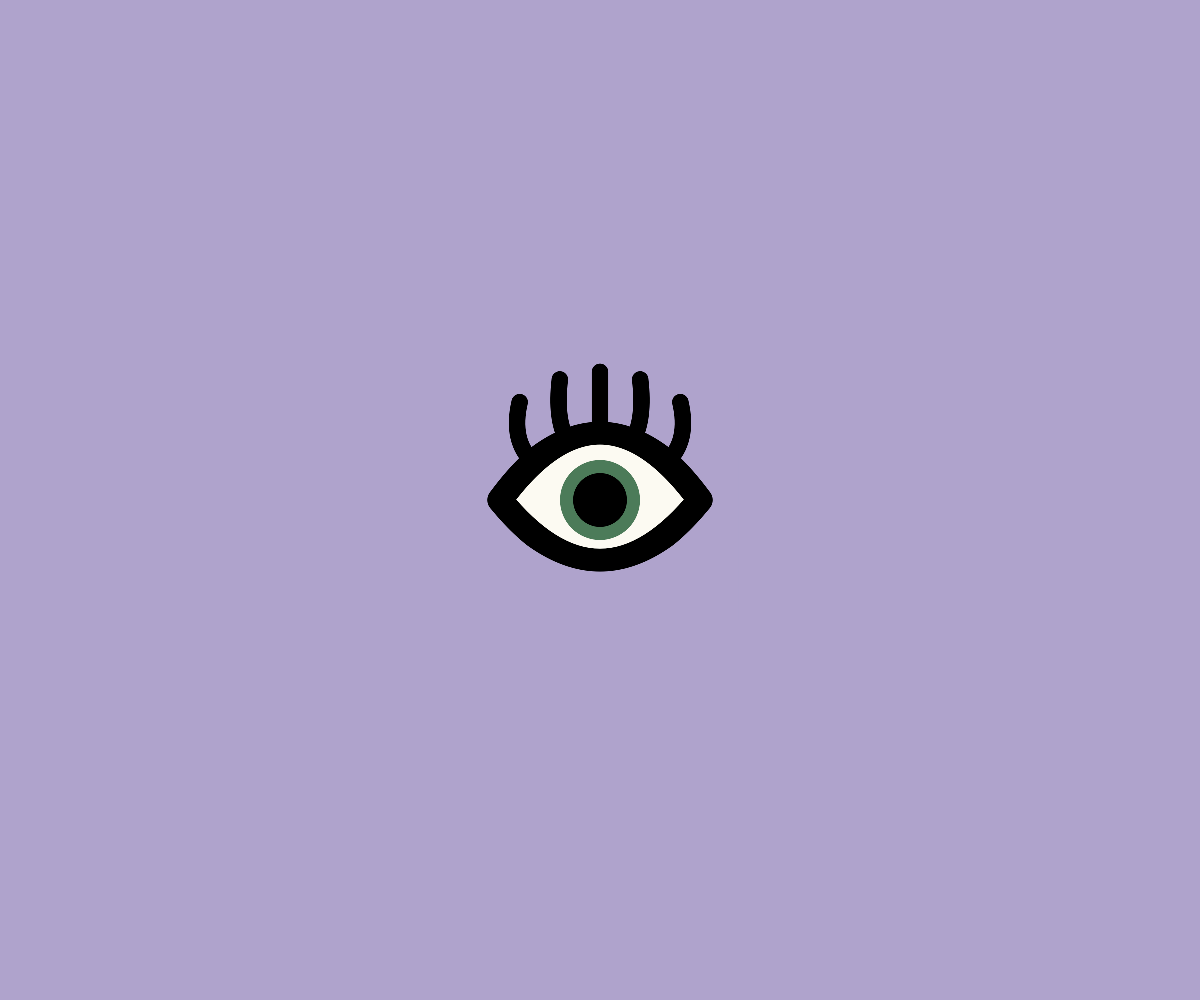
Frame 1 (no input)
Frame 60 (no input): identical to frame 1, image omitted
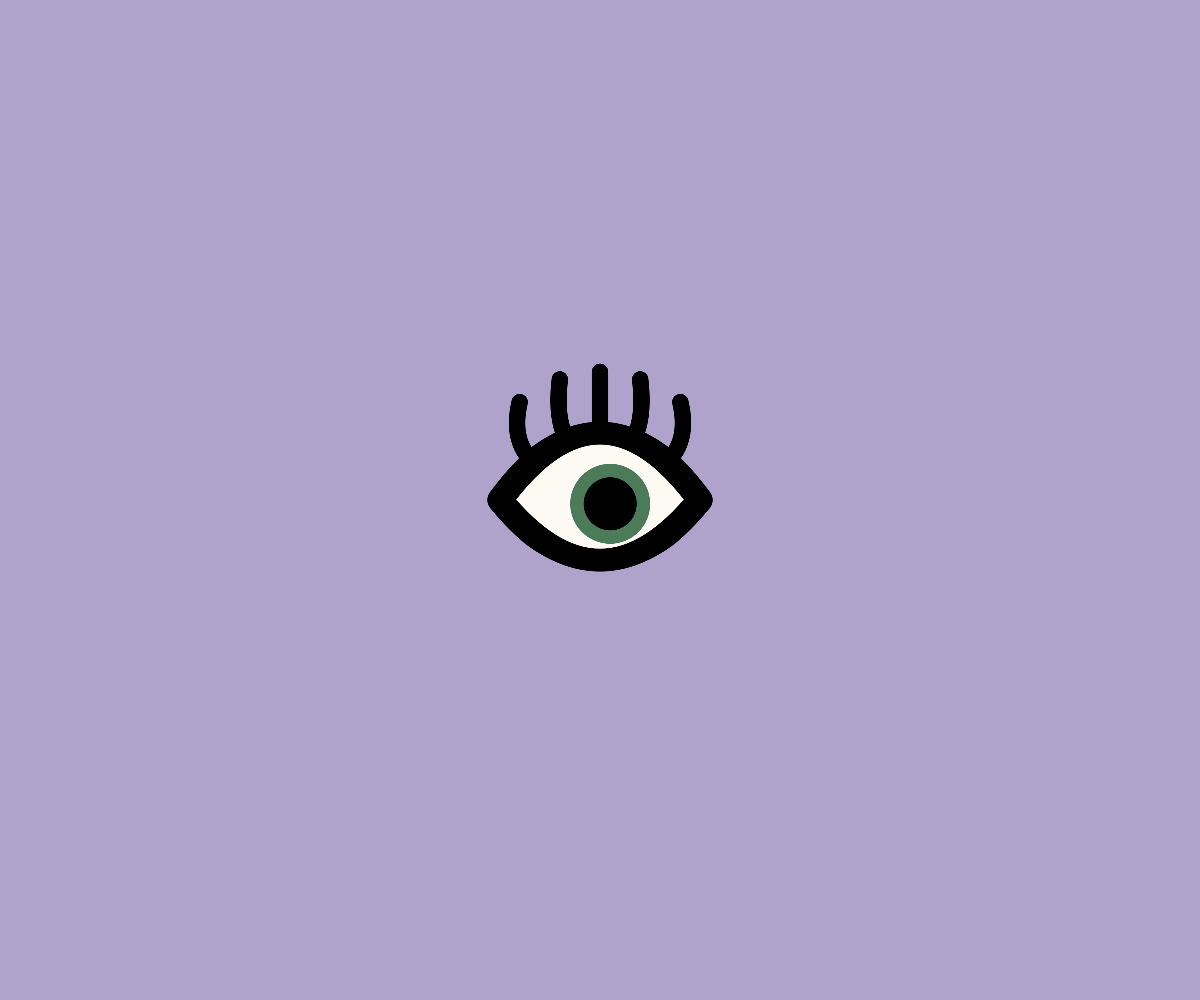
Frame 120 (the mouse pressed at the canvas centre since frame 60)

The p5.js sketch that drew these frames (run headless with seeded random() and noise() and a simulated clock; from frame 60 on, the mouse is pressed at the canvas centre):

// p5.js sketch
// ── sketch.js
/* ---------- sketch.js ---------- */
let eyes = []
let nextSpawn = 0
let spawningOff = false

const MAX_TRIES = 1000
const BASE_RADIUS = 120
const SPAWN_WAIT = [1000, 7000]

let BG_COLOR
const EYE_WHITE_COLOR = "#fcfaf2"

const MIN_MINOR_SCALE = 0.175
const MAX_MINOR_SCALE = 0.4

function setup() {
    createCanvas(windowWidth, windowHeight)
    strokeCap(ROUND)
    pixelDensity(4)
    frameRate(60)

    colorMode(HSB, 360, 100, 100, 100)
    BG_COLOR = color(random(0, 360), 20, 80)

    eyes.push(new Eye(width / 2, height / 2))
    nextSpawn = millis() + random(...SPAWN_WAIT)
}

function draw() {
    background(BG_COLOR)

    /* cursor change if over any eye */
    let over = false
    for (const e of eyes) {
        if (e.isInside(mouseX, mouseY)) {
            over = true
            break
        }
    }
    cursor(over ? HAND : ARROW)

    /* draw all eyes */
    for (const e of eyes) e.draw()

    /* timed spawning */
    if (!spawningOff && millis() > nextSpawn) trySpawnEye()
}

/* ---------- spawn helpers ---------- */
function trySpawnEye() {
    for (let t = 0; t < MAX_TRIES; t++) {
        const scl = random(MIN_MINOR_SCALE, MAX_MINOR_SCALE)
        const margin = BASE_RADIUS * scl * 0.8

        const cx = random(-margin, width + margin)
        const cy = random(-margin, height + margin)

        if (nonOverlap(cx, cy, scl)) {
            eyes.push(new Eye(cx, cy, scl))
            nextSpawn = millis() + random(...SPAWN_WAIT)
            return
        }
    }
    spawningOff = true
}

function nonOverlap(cx, cy, scl) {
    const rNew = BASE_RADIUS * scl
    return eyes.every(
        (e) => dist(cx, cy, e.cx, e.cy) >= rNew + BASE_RADIUS * e.scale * 1.3
    )
}

/* ---------- events ---------- */
function mouseReleased() {
    for (const e of eyes) if (e.isInside(mouseX, mouseY)) e.reset()
}

function touchEnded() {
    for (const e of eyes) if (e.isInside(mouseX, mouseY)) e.reset()
    return false
}

function windowResized() {
    resizeCanvas(windowWidth, windowHeight)
}

// ── eye.js
// 20 px wider than the eye and ±100 px vertical buffer
const H_MARGIN = 18
const V_MARGIN = 120

const BLINK_BUFFER = 600 // ms away from any blink

// pupil parameters
const PUPIL_MIN = 20
const PUPIL_MAX = 70
const PUPIL_CONSTRICT_SPEED = 0.1
const PUPIL_DILATE_SPEED = 0.03

// palette
const EYE_COLORS = [
    "#29363f",
    "#32608e",
    "#517590",
    "#6190b8",
    "#6aa4bb",
    "#576b94",
    "#6994a6",
    "#769aac",
    "#a0c5d2",
    "#c3eaf2",
    "#3a3e33",
    "#495032",
    "#656c50",
    "#7a7a53",
    "#a8b38b",
    "#506150",
    "#687752",
    "#778267",
    "#b3cab4",
    "#9da890",
    "#5b431e",
    "#7a4f14",
    "#845e39",
    "#754024",
    "#8b5322",
    "#ab6e41",
    "#5f403a",
    "#5a352d",
    "#503018",
    "#3f261a",
    "#102c40",
    "#1b3d4d",
    "#2f536b",
    "#4d6d88",
    "#8db1c5",
    "#d1e5ee",
    "#2c3f34",
    "#3c5f45",
    "#4c7b59",
    "#5f926c",
    "#769d7c",
    "#8fb296",
    "#b9d0bd",
    "#a57f37",
    "#85602b",
    "#6c4c27",
    "#4a3320",
    "#312214",
    "#7c6f62",
    "#9f9d91",
    "#c5c3b9",
]

/* ---------- Eye class ---------- */
class Eye {
    constructor(cx, cy, scl = 1) {
        this.cx = cx
        this.cy = cy
        this.scale = scl
        this.reset()

        this.pX = this.cx
        this.pY = this.cy

        /* ---------- mouse-init ---------- */
        this.lastMouseX = mouseX
        this.lastMouseY = mouseY
        this.hasInitMouse = false
        this.lastMoveTime = 0

        /* ---------- idle ---------- */
        this.idleTarget = { x: this.cx, y: this.cy }
        this.nextIdleTargetTime = 0

        this.jitterOffset = { x: 0, y: 0 }
        this.nextJitterTime = 0

        this.idleDelay = random(2500, 4000)
        this.eyeMomentum = random(0.15, 0.25)
    }

    reset() {
        this.blinkProg = 0
        this.lastBlink = millis()
        this.nextDelay = random(2000, 6000)

        this.irisColor = color(random(EYE_COLORS))
        this.eyeLidStrokeWeight = random(15, 45)
        this.eyeLidMaskWidthOffset = min(
            random(5, 30),
            this.eyeLidStrokeWeight - 5
        )
        this.eyeLidMaskHeightOffset = min(
            random(10, 50),
            this.eyeLidStrokeWeight - 5
        )
        this.eyeLashCount = random() > 0.025 ? int(random(7, 11)) : 0
        this.eyeLashSweep = random(50, 120)
        this.eyeLidTopFactor = random(115, 160)
        this.eyeLidBottomFactor = random(95, 135)

        this.pupilDiameter = random(PUPIL_MIN + 10, PUPIL_MAX - 10)
        this.pupilPulse = 0
    }

    /* ---- per-frame update ---- */
    draw() {
        push()
        translate(this.cx, this.cy)
        scale(this.scale)
        translate(-this.cx, -this.cy)

        const open = this.calculateOpenness()
        this.drawEye(open)

        pop()
    }

    /* ---- blinking ---- */
    calculateOpenness(blinkSpeed = 0.1) {
        const now = millis()

        /* ---------- ensure idle start ---------- */
        if (this.blinkProg === undefined) this.blinkProg = 0
        if (this.lastBlink === undefined) this.lastBlink = now
        if (this.nextDelay === undefined) this.nextDelay = random(2000, 6000)

        /* ---------- first idle target straight ahead ---------- */
        if (this.idleTarget === undefined)
            this.idleTarget = createVector(width / 2, height / 2)

        /* ---------- normal blink ---------- */
        let o = 1
        if (this.blinkProg > 0) {
            this.blinkProg += blinkSpeed
            o =
                this.blinkProg < 0.5
                    ? map(this.blinkProg, 0, 0.5, 1, 0)
                    : map(this.blinkProg, 0.5, 1, 0, 1)
            if (this.blinkProg >= 1) this.blinkProg = 0
        } else if (now - this.lastBlink > this.nextDelay) {
            this.blinkProg = 0.01
            this.lastBlink = now
            this.nextDelay = random(2000, 6000)
        }

        /* ---------- scheduled squint ---------- */
        if (this.nextSquint === undefined)
            this.nextSquint = now + random(10000, 50000)

        const nextBlinkTime = this.lastBlink + this.nextDelay
        const blinkSafe =
            now - this.lastBlink > BLINK_BUFFER &&
            nextBlinkTime - now > BLINK_BUFFER

        if (!this.inSquint && blinkSafe && now >= this.nextSquint) {
            this.inSquint = true
            this.squintStart = now
            this.closeDur = 90
            this.holdDur = random(1000, 4000)
            this.openDur = 80
            this.squintTotal = this.closeDur + this.holdDur + this.openDur
        }

        /* openness from squint */
        let s = 1
        if (this.inSquint) {
            const t = now - this.squintStart
            if (t < this.closeDur) {
                // closing
                s = 1 - 0.2 * (t / this.closeDur) // 1 → 0.8
            } else if (t < this.closeDur + this.holdDur) {
                // hold
                s = 0.8
            } else if (t < this.squintTotal) {
                // opening
                const p = (t - this.closeDur - this.holdDur) / this.openDur
                s = 0.8 + 0.2 * p // 0.8 → 1
            } else {
                // done
                this.inSquint = false
                this.nextSquint = now + random(5000, 10000)
                s = 1
            }
        }

        return min(o, s) // use smaller of blink or squint openness
    }

    /* ---- pupil dynamics ---- */
    updatePupilDiameter(speed, stimulus) {
        if (stimulus) {
            this.pupilPulse = random(-8, 12)
        } else {
            this.pupilPulse *= 0.9
        }

        const speedNorm = constrain(speed / 25, 0, 1)
        const speedTarget = lerp(this.pupilDiameter, PUPIL_MAX, speedNorm)
        const target = constrain(
            speedTarget + this.pupilPulse,
            PUPIL_MIN,
            PUPIL_MAX
        )

        if (this.pupilDiameter > target) {
            this.pupilDiameter -=
                (this.pupilDiameter - target) * PUPIL_CONSTRICT_SPEED
        } else {
            this.pupilDiameter +=
                (target - this.pupilDiameter) * PUPIL_DILATE_SPEED
        }
        return this.pupilDiameter
    }

    pupilTarget() {
        const rx = 80,
            ry = 65,
            sens = 0.7,
            now = millis()
        let stimulus = false

        /* 1 ▸ detect mouse movement --------------------------------------- */
        if (!this.hasInitMouse) {
            // ➌ first frame:
            this.lastMouseX = mouseX //    take a snapshot
            this.lastMouseY = mouseY
            this.hasInitMouse = true
        } else if (
            // thereafter:
            dist(mouseX, mouseY, this.lastMouseX, this.lastMouseY) > 3
        ) {
            this.lastMouseX = mouseX
            this.lastMouseY = mouseY
            this.lastMoveTime = now
            this.idleTarget = null
            this.idleDelay = random(2500, 4000) // reset random delay
            stimulus = true
        }

        /* 2 ▸ idle roaming ----------------------------------------------- */
        if (now - this.lastMoveTime > this.idleDelay) {
            if (!this.idleTarget || now > this.nextIdleTargetTime) {
                const a = random(TWO_PI),
                    r = pow(random(), 2) * 0.8
                this.idleTarget = {
                    x: this.cx + cos(a) * rx * r,
                    y: this.cy + sin(a) * ry * r * 0.3,
                }
                this.nextIdleTargetTime = now + random(800, 1800)
                stimulus = true
            }
        }

        /* 3 ▸ choose target ---------------------------------------------- */
        let dx = 0,
            dy = 0
        if (this.idleTarget) {
            dx = this.idleTarget.x - this.cx
            dy = this.idleTarget.y - this.cy
        } else if (this.lastMoveTime > 0) {
            let nx = ((mouseX - this.cx) / (width / 2)) * sens
            let ny = ((mouseY - this.cy) / (height / 2)) * sens
            dx = nx * rx
            dy = ny * ry

            /* micro-jitter */
            if (now > this.nextJitterTime) {
                const a = random(TWO_PI),
                    r = pow(random(), 2) * 0.2
                this.jitterOffset.x = cos(a) * rx * r
                this.jitterOffset.y = sin(a) * ry * r
                this.nextJitterTime = now + random(1000, 3000)
                stimulus = true
            }
            dx += this.jitterOffset.x
            dy += this.jitterOffset.y

            /* keep inside ellipse */
            const t2 = (dx * dx) / (rx * rx) + (dy * dy) / (ry * ry)
            if (t2 > 1) {
                const k = 1 / Math.sqrt(t2)
                dx *= k
                dy *= k
            }
        }

        return { x: this.cx + dx, y: this.cy + dy, stimulus }
    }

    drawPupil() {
        const { x: tx, y: ty, stimulus } = this.pupilTarget()
        const prevX = this.pX,
            prevY = this.pY
        this.pX += (tx - this.pX) * this.eyeMomentum
        this.pY += (ty - this.pY) * this.eyeMomentum

        const speed = dist(prevX, prevY, this.pX, this.pY)
        const d = this.updatePupilDiameter(speed, stimulus)

        noStroke()
        fill(this.irisColor)
        circle(this.pX, this.pY, 80)
        fill(0)
        circle(this.pX, this.pY, d)
    }

    /* ---- lids & lashes ---- */
    drawEye(open) {
        const cx = this.cx,
            cy = this.cy
        const upPadX = this.eyeLidMaskWidthOffset,
            upPadY = this.eyeLidMaskHeightOffset
        const upStartX = cx - 100,
            upEndX = cx + 100
        const upArcH = open * this.eyeLidTopFactor
        const upMaskStartX = upStartX - upPadX,
            upMaskEndX = upEndX + upPadX
        const upMaskArcH = upArcH + upPadY

        const lowPadX = this.eyeLidMaskWidthOffset,
            lowPadY = this.eyeLidMaskHeightOffset
        const lowStartX = cx - 100,
            lowEndX = cx + 100
        const lowArcH = open * -this.eyeLidBottomFactor
        const lowMaskStartX = lowStartX - lowPadX,
            lowMaskEndX = lowEndX + lowPadX
        const lowMaskArcH = lowArcH - lowPadY

        push()
        strokeCap(SQUARE)

        /* FULL EYE WHITES */
        noStroke()
        fill(EYE_WHITE_COLOR)
        beginShape()
        vertex(upStartX, cy)
        quadraticVertex(cx, cy - upArcH, upEndX, cy)
        quadraticVertex(cx, cy - lowArcH, lowStartX, cy)
        endShape(CLOSE)

        this.drawPupil(open)

        /* upper & lower lid strokes */
        noFill()
        stroke(0)
        strokeWeight(this.eyeLidStrokeWeight)
        beginShape()
        vertex(upStartX, cy)
        quadraticVertex(cx, cy - upArcH, upEndX, cy)
        endShape()
        beginShape()
        vertex(lowStartX, cy)
        quadraticVertex(cx, cy - lowArcH, lowEndX, cy)
        endShape()
        noStroke()
        fill(0)
        circle(upStartX, cy, this.eyeLidStrokeWeight)
        circle(upEndX, cy, this.eyeLidStrokeWeight)
        pop()

        /* white masks */
        noStroke()
        fill(BG_COLOR) // was BG_COLOR

        /* upper mask */
        beginShape()
        vertex(upMaskStartX, cy)
        quadraticVertex(cx, cy - upMaskArcH, upMaskEndX, cy)
        vertex(upMaskEndX + H_MARGIN, cy)
        vertex(upMaskEndX + H_MARGIN, cy - V_MARGIN)
        vertex(upMaskStartX - H_MARGIN, cy - V_MARGIN)
        vertex(upMaskStartX - H_MARGIN, cy)
        endShape(CLOSE)

        /* lower mask */
        beginShape()
        vertex(lowMaskStartX, cy)
        quadraticVertex(cx, cy - lowMaskArcH, lowMaskEndX, cy)
        vertex(lowMaskEndX + H_MARGIN, cy)
        vertex(lowMaskEndX + H_MARGIN, cy + V_MARGIN)
        vertex(lowMaskStartX - H_MARGIN, cy + V_MARGIN)
        vertex(lowMaskStartX - H_MARGIN, cy)
        endShape(CLOSE)

        /* lashes */
        if (this.eyeLashCount === 0) return
        stroke(0)
        strokeWeight(
            (this.eyeLidStrokeWeight +
                this.eyeLidMaskWidthOffset +
                this.eyeLidMaskHeightOffset) /
                4
        )
        strokeCap(
            this.eyeLidStrokeWeight - this.eyeLidMaskWidthOffset < 10
                ? ROUND
                : SQUARE
        )
        noFill()
        const lashLen = 60
        for (let i = 1; i < this.eyeLashCount - 1; i++) {
            const t = i / (this.eyeLashCount - 1)
            const bx =
                (1 - t) ** 2 * upStartX + 2 * (1 - t) * t * cx + t ** 2 * upEndX
            const by =
                (1 - t) ** 2 * cy +
                2 * (1 - t) * t * (cy - upArcH) +
                t ** 2 * cy
            const dir = t - 0.5
            const ctrlDX = dir * this.eyeLashSweep,
                ctrlDY = -lashLen * 0.35
            const tipDX = dir * this.eyeLashSweep * 0.6,
                tipDY = -lashLen
            push()
            translate(bx, by)
            scale(1, open)
            beginShape()
            vertex(0, 0)
            quadraticVertex(ctrlDX, ctrlDY, tipDX, tipDY)
            endShape()
            pop()
        }
    }

    // add inside the Eye class
    isInside(px, py) {
        const dx = px - this.cx
        const dy = py - this.cy
        const r = 120 * this.scale
        return (dx * dx) / (r * r) + (dy * dy) / (r * r) <= 1
    }
}
